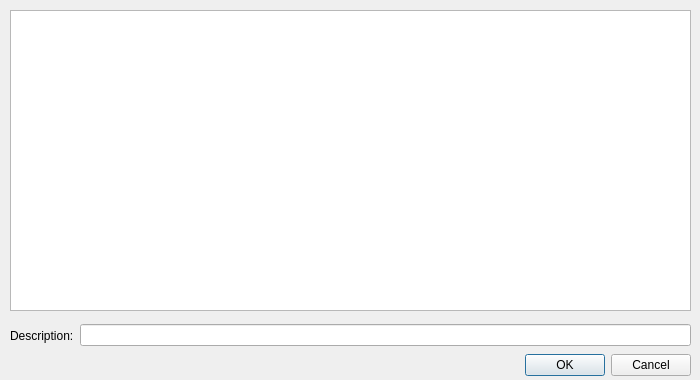
<?xml version="1.0" encoding="UTF-8"?>
<ui version="4.0">
 <class>ICRestoreDialog</class>
 <widget class="QDialog" name="ICRestoreDialog">
  <property name="geometry">
   <rect>
    <x>0</x>
    <y>0</y>
    <width>700</width>
    <height>380</height>
   </rect>
  </property>
  <property name="windowTitle">
   <string>Restore from Presets</string>
  </property>
  <widget class="QWidget" name="horizontalLayoutWidget">
   <property name="geometry">
    <rect>
     <x>10</x>
     <y>320</y>
     <width>681</width>
     <height>31</height>
    </rect>
   </property>
   <layout class="QHBoxLayout" name="horizontalLayout">
    <item>
     <widget class="QLabel" name="label">
      <property name="text">
       <string>Description:</string>
      </property>
     </widget>
    </item>
    <item>
     <widget class="QLineEdit" name="textEditDescription">
      <property name="text">
       <string/>
      </property>
      <property name="readOnly">
       <bool>true</bool>
      </property>
     </widget>
    </item>
   </layout>
  </widget>
  <widget class="QDialogButtonBox" name="buttonBox">
   <property name="geometry">
    <rect>
     <x>10</x>
     <y>350</y>
     <width>681</width>
     <height>31</height>
    </rect>
   </property>
   <property name="standardButtons">
    <set>QDialogButtonBox::Cancel|QDialogButtonBox::Ok</set>
   </property>
  </widget>
  <widget class="QListWidget" name="listFiles">
   <property name="geometry">
    <rect>
     <x>10</x>
     <y>10</y>
     <width>681</width>
     <height>301</height>
    </rect>
   </property>
  </widget>
 </widget>
 <tabstops>
  <tabstop>textEditDescription</tabstop>
 </tabstops>
 <resources/>
 <connections>
  <connection>
   <sender>buttonBox</sender>
   <signal>accepted()</signal>
   <receiver>ICRestoreDialog</receiver>
   <slot>accept()</slot>
   <hints>
    <hint type="sourcelabel">
     <x>639</x>
     <y>366</y>
    </hint>
    <hint type="destinationlabel">
     <x>599</x>
     <y>379</y>
    </hint>
   </hints>
  </connection>
  <connection>
   <sender>buttonBox</sender>
   <signal>rejected()</signal>
   <receiver>ICRestoreDialog</receiver>
   <slot>reject()</slot>
   <hints>
    <hint type="sourcelabel">
     <x>530</x>
     <y>378</y>
    </hint>
    <hint type="destinationlabel">
     <x>463</x>
     <y>379</y>
    </hint>
   </hints>
  </connection>
 </connections>
</ui>
